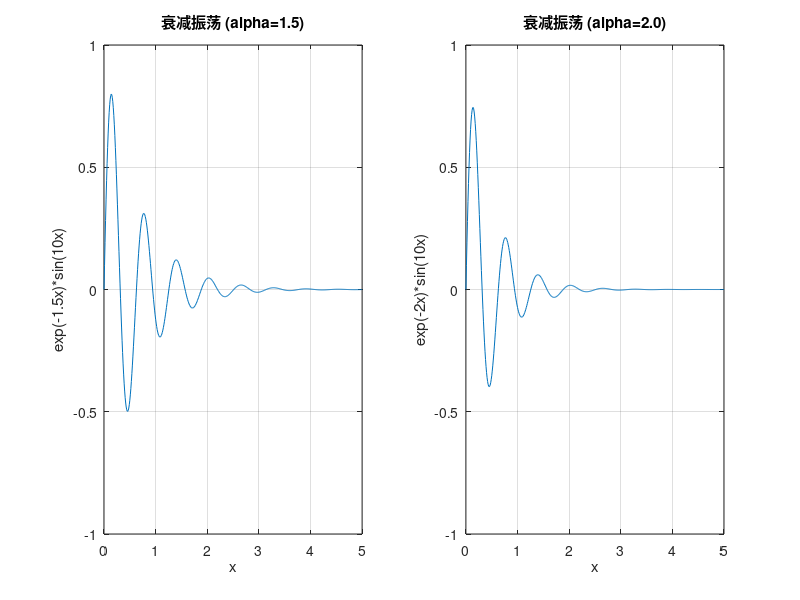

The MATLAB source for this figure: (Note: this script raises an error after producing the figure.)
# CNLab 绘图示例 - 衰减振荡

# 创建时间向量
x = 0:0.01:5

# 第一个衰减振荡
y = exp(-1.5*x).*sin(10*x)
subplot(1, 2, 1)
plot(x, y)
xlabel('x')
ylabel('exp(-1.5x)*sin(10x)')
title('衰减振荡 (alpha=1.5)')
axis([0, 5, -1, 1])
grid on

# 第二个衰减振荡
y = exp(-2*x).*sin(10*x)
subplot(1, 2, 2)
plot(x, y)
xlabel('x')
ylabel('exp(-2x)*sin(10x)')
title('衰减振荡 (alpha=2.0)')
axis([0, 5, -1, 1])
grid on

# 显示图形
show()
